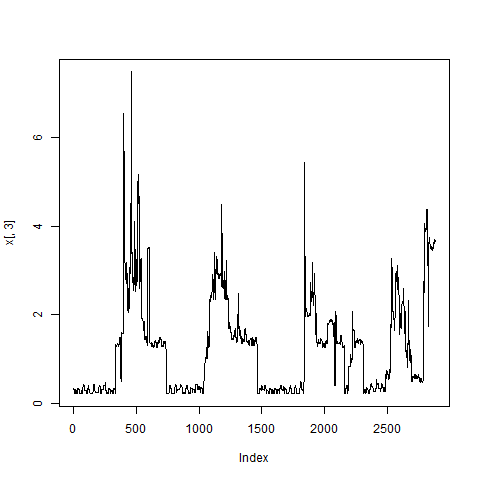

This figure's R source:
library(base)
data<-read.table("C:/Users/Ion Jestin/Documents/datasla.txt",header=F,sep=";")
head(data)
colnames(data)<-data[1,]
data<-data[-c(1),]
data$Date<-as.Date(data$Date,"%d/%m/%Y")
x<-filter(data,(data$Date>="2007-02-01") & (data$Date<="2007-02-02"))
x[,3]<-as.numeric(x[,3])
png("plot2.png",width=480,height=480)
plot(x[,3],type="l")
#sub<-subset(data,Date=="2007-02-02"|Date=="2007-02-02")
#with(sub,plot(x[,1],x[,3],type="l"))
dev.off()